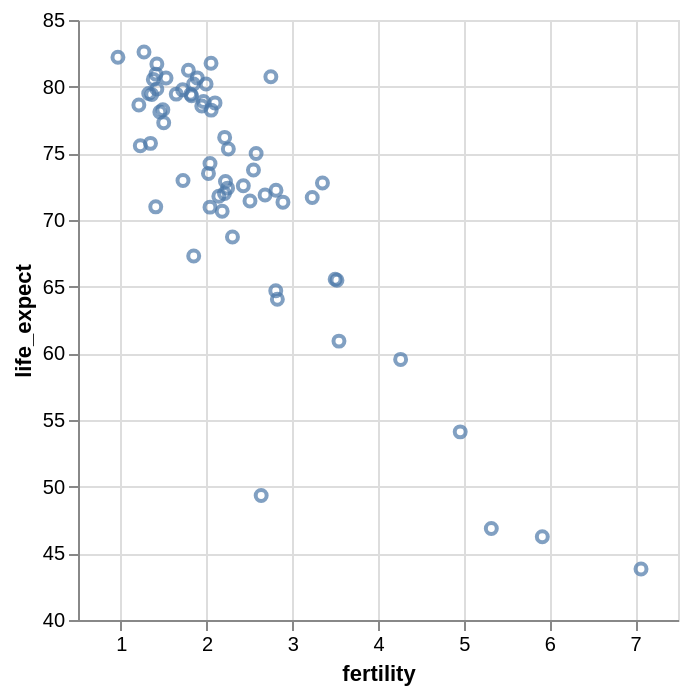

Notebook source saved alongside this figure:
### Markdown cell above
Standardmäßig enthalten Achsen für lineare quantitative Skalen den Wert Null, um eine angemessene Basislinie für den Vergleich verhältnismäßiger Daten zu gewährleisten. In einigen Fällen kann eine Null-Basislinie jedoch bedeutungslos sein oder es sollen nur bestimmte Intervalle verglichen werden. Um die automatische Einbeziehung von Null zu deaktivieren, kann die Skalenzuordnung mit `scale` konfiguriert werden (ACHTUNG: nicht bei Bar Charts!):

### Code cell
alt.Chart(data2005).mark_point().encode(
    alt.X('fertility:Q', scale=alt.Scale(zero=False)),
    alt.Y('life_expect:Q', scale=alt.Scale(zero=False))
)

### Figure 1 — Vega-Lite specification as saved in the notebook (floating-point values rounded to 4 significant figures)
{"config": {"view": {"continuousWidth": 300, "continuousHeight": 300}}, "data": {"name": "data-5d02da2a3d902aa56b0187487b2504b4"}, "mark": {"type": "point"}, "encoding": {"x": {"field": "fertility", "scale": {"zero": false}, "type": "quantitative"}, "y": {"field": "life_expect", "scale": {"zero": false}, "type": "quantitative"}}, "$schema": "https://vega.github.io/schema/vega-lite/v6.4.1.json", "datasets": {"data-5d02da2a3d902aa56b0187487b2504b4": [{"year": 2005, "country": "Afghanistan", "cluster": 0, "pop": 29928987, "life_expect": 43.83, "fertility": 7.069}, {"year": 2005, "country": "Argentina", "cluster": 3, "pop": 39537943, "life_expect": 75.32, "fertility": 2.254}, {"year": 2005, "country": "Aruba", "cluster": 3, "pop": 71566, "life_expect": 74.24, "fertility": 2.04}, {"year": 2005, "country": "Australia", "cluster": 4, "pop": 20090437, "life_expect": 81.23, "fertility": 1.788}, {"year": 2005, "country": "Austria", "cluster": 1, "pop": 8184691, "life_expect": 79.83, "fertility": 1.42}, {"year": 2005, "country": "Bahamas", "cluster": 3, "pop": 301790, "life_expect": 73.5, "fertility": 2.022}, {"year": 2005, "country": "Bangladesh", "cluster": 0, "pop": 144319628, "life_expect": 64.06, "fertility": 2.826}, {"year": 2005, "country": "Barbados", "cluster": 3, "pop": 278870, "life_expect": 77.3, "fertility": 1.5}, {"year": 2005, "country": "Belgium", "cluster": 1, "pop": 10364388, "life_expect": 79.44, "fertility": 1.646}, {"year": 2005, "country": "Bolivia", "cluster": 3, "pop": 8857870, "life_expect": 65.55, "fertility": 3.5}, {"year": 2005, "country": "Brazil", "cluster": 3, "pop": 186112794, "life_expect": 72.39, "fertility": 2.245}, {"year": 2005, "country": "Canada", "cluster": 3, "pop": 32805041, "life_expect": 80.65, "fertility": 1.527}, {"year": 2005, "country": "Chile", "cluster": 3, "pop": 15980912, "life_expect": 78.55, "fertility": 1.944}, {"year": 2005, "country": "China", "cluster": 4, "pop": 1303182268, "life_expect": 72.96, "fertility": 1.725}, {"year": 2005, "country": "Colombia", "cluster": 3, "pop": 42954279, "life_expect": 72.89, "fertility": 2.22}, {"year": 2005, "country": "Costa Rica", "cluster": 3, "pop": 4016173, "life_expect": 78.78, "fertility": 2.099}, {"year": 2005, "country": "Croatia", "cluster": 1, "pop": 4495904, "life_expect": 75.75, "fertility": 1.346}, {"year": 2005, "country": "Cuba", "cluster": 3, "pop": 11346670, "life_expect": 78.27, "fertility": 1.49}, {"year": 2005, "country": "Dominican Republic", "cluster": 3, "pop": 9049595, "life_expect": 72.23, "fertility": 2.81}, {"year": 2005, "country": "Ecuador", "cluster": 3, "pop": 13363593, "life_expect": 74.99, "fertility": 2.578}, {"year": 2005, "country": "Egypt", "cluster": 5, "pop": 77505756, "life_expect": 71.34, "fertility": 2.891}, {"year": 2005, "country": "El Salvador", "cluster": 3, "pop": 6704932, "life_expect": 71.88, "fertility": 2.683}, {"year": 2005, "country": "Finland", "cluster": 1, "pop": 5223442, "life_expect": 79.31, "fertility": 1.825}, {"year": 2005, "country": "France", "cluster": 1, "pop": 60656178, "life_expect": 80.66, "fertility": 1.892}, {"year": 2005, "country": "Georgia", "cluster": 1, "pop": 4677401, "life_expect": 70.99, "fertility": 1.407}, {"year": 2005, "country": "Germany", "cluster": 1, "pop": 82431390, "life_expect": 79.41, "fertility": 1.36}, {"year": 2005, "country": "Greece", "cluster": 1, "pop": 10668354, "life_expect": 79.48, "fertility": 1.325}, {"year": 2005, "country": "Grenada", "cluster": 3, "pop": 89502, "life_expect": 68.72, "fertility": 2.302}, {"year": 2005, "country": "Haiti", "cluster": 3, "pop": 8121622, "life_expect": 60.92, "fertility": 3.545}, {"year": 2005, "country": "Hong Kong", "cluster": 4, "pop": 6898686, "life_expect": 82.21, "fertility": 0.966}, {"year": 2005, "country": "Iceland", "cluster": 1, "pop": 296737, "life_expect": 81.76, "fertility": 2.052}, {"year": 2005, "country": "India", "cluster": 0, "pop": 1080264388, "life_expect": 64.7, "fertility": 2.807}, {"year": 2005, "country": "Indonesia", "cluster": 4, "pop": 218465000, "life_expect": 70.65, "fertility": 2.182}, {"year": 2005, "country": "Iran", "cluster": 5, "pop": 68017860, "life_expect": 70.96, "fertility": 2.04}, {"year": 2005, "country": "Iraq", "cluster": 5, "pop": 26074906, "life_expect": 59.55, "fertility": 4.264}, {"year": 2005, "country": "Ireland", "cluster": 1, "pop": 4015676, "life_expect": 78.89, "fertility": 1.964}, {"year": 2005, "country": "Israel", "cluster": 5, "pop": 6276883, "life_expect": 80.75, "fertility": 2.75}, {"year": 2005, "country": "Italy", "cluster": 1, "pop": 58103033, "life_expect": 80.55, "fertility": 1.379}, {"year": 2005, "country": "Jamaica", "cluster": 3, "pop": 2735520, "life_expect": 72.57, "fertility": 2.429}, {"year": 2005, "country": "Japan", "cluster": 4, "pop": 127417244, "life_expect": 82.6, "fertility": 1.27}, {"year": 2005, "country": "Kenya", "cluster": 2, "pop": 33829590, "life_expect": 54.11, "fertility": 4.959}, {"year": 2005, "country": "South Korea", "cluster": 4, "pop": 22912177, "life_expect": 67.3, "fertility": 1.85}, {"year": 2005, "country": "North Korea", "cluster": 4, "pop": 48640671, "life_expect": 78.62, "fertility": 1.21}, {"year": 2005, "country": "Lebanon", "cluster": 5, "pop": 3826018, "life_expect": 71.99, "fertility": 2.209}, {"year": 2005, "country": "Mexico", "cluster": 3, "pop": 106202903, "life_expect": 76.19, "fertility": 2.211}, {"year": 2005, "country": "Netherlands", "cluster": 1, "pop": 16407491, "life_expect": 79.76, "fertility": 1.721}, {"year": 2005, "country": "New Zealand", "cluster": 4, "pop": 4035461, "life_expect": 80.2, "fertility": 1.994}, {"year": 2005, "country": "Nigeria", "cluster": 2, "pop": 128765768, "life_expect": 46.86, "fertility": 5.322}, {"year": 2005, "country": "Norway", "cluster": 1, "pop": 4593041, "life_expect": 80.2, "fertility": 1.848}, {"year": 2005, "country": "Pakistan", "cluster": 0, "pop": 162419946, "life_expect": 65.48, "fertility": 3.521}, {"year": 2005, "country": "Peru", "cluster": 3, "pop": 27925628, "life_expect": 71.42, "fertility": 2.506}, {"year": 2005, "country": "Philippines", "cluster": 4, "pop": 87857473, "life_expect": 71.69, "fertility": 3.233}, {"year": 2005, "country": "Poland", "cluster": 1, "pop": 38557984, "life_expect": 75.56, "fertility": 1.227}, {"year": 2005, "country": "Portugal", "cluster": 1, "pop": 10566212, "life_expect": 78.1, "fertility": 1.455}, {"year": 2005, "country": "Rwanda", "cluster": 2, "pop": 8440820, "life_expect": 46.24, "fertility": 5.917}, {"year": 2005, "country": "Saudi Arabia", "cluster": 5, "pop": 26417599, "life_expect": 72.78, "fertility": 3.352}, {"year": 2005, "country": "South Africa", "cluster": 2, "pop": 44344136, "life_expect": 49.34, "fertility": 2.637}, {"year": 2005, "country": "Spain", "cluster": 1, "pop": 40341462, "life_expect": 80.94, "fertility": 1.409}, {"year": 2005, "country": "Switzerland", "cluster": 1, "pop": 7489370, "life_expect": 81.7, "fertility": 1.42}, {"year": 2005, "country": "Turkey", "cluster": 1, "pop": 69660559, "life_expect": 71.78, "fertility": 2.143}, {"year": 2005, "country": "United Kingdom", "cluster": 1, "pop": 60441457, "life_expect": 79.42, "fertility": 1.815}, {"year": 2005, "country": "United States", "cluster": 3, "pop": 295734134, "life_expect": 78.24, "fertility": 2.054}, {"year": 2005, "country": "Venezuela", "cluster": 3, "pop": 25375281, "life_expect": 73.75, "fertility": 2.547}]}}
